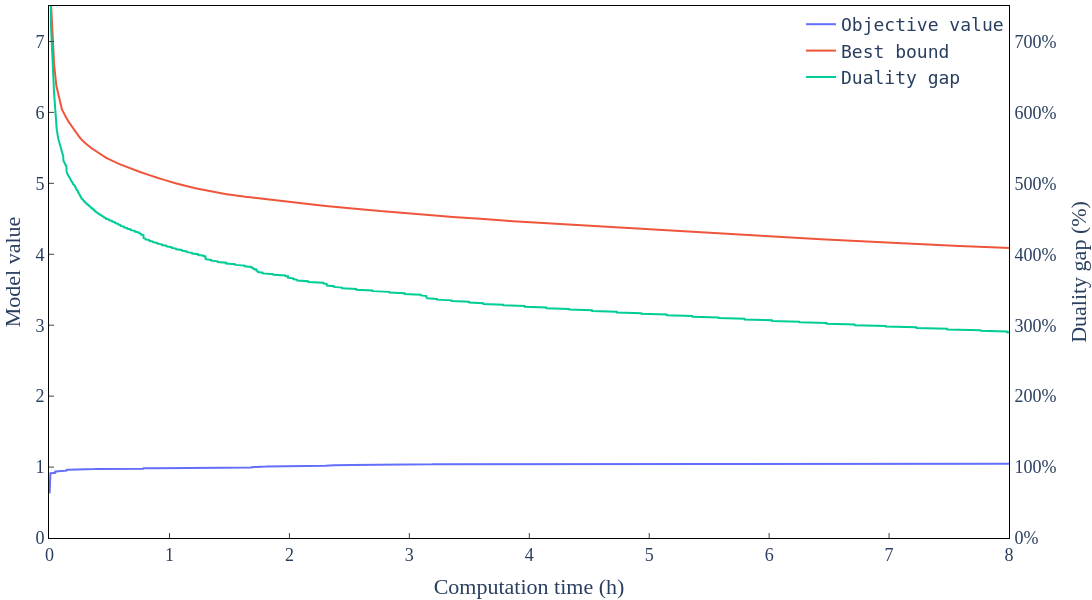

This figure's notebook cell:
### Code cell
import plotly.graph_objects as go

red = '#f8766d'
blue = '#619cff'

style_dict = {
    'layout.plot_bgcolor': 'rgba(0, 0, 0, 0)',
    'layout.font.family': 'Times New Roman',
    'layout.font.size': 18,
    'layout.xaxis.linecolor': 'black',
    'layout.xaxis.ticks': 'inside',
    'layout.xaxis.mirror': True,
    'layout.xaxis.showline': True,
    'layout.yaxis.linecolor': 'black',
    'layout.yaxis.ticks': 'inside',
    'layout.yaxis.mirror': True,
    'layout.yaxis.showline': True,
    'layout.autosize': False,
    'layout.legend.bgcolor': 'rgba(0, 0, 0, 0)',
    'layout.legend.xanchor': 'right',
    'layout.legend.x': 1,
    'layout.legend.font.family': 'monospace',
}

fig = go.Figure()

fig.update(**style_dict)

fig.update_layout(margin=dict(r=5, l=5, t=5, b=5), 
                  yaxis=dict(range=(0, 7.5), title="Model value"),
                  yaxis2=dict(range=(0, 7.5), title="Duality gap (%)", side='right', tickprefix=" ", tickformat="1%", overlaying='y'),
                  xaxis=dict(range=(-.005, 8), title="Computation time (h)"),
                  width=1600, height=600)

fig.update_xaxes(showgrid=False)
fig.update_yaxes(showgrid=False)

fig.add_trace(go.Scatter(x = x/3600, y = primal, name="Objective value", mode='lines'))
fig.add_trace(go.Scatter(x = x/3600, y = duality, name="Best bound", mode='lines'))
fig.add_trace(go.Scatter(x = x/3600, y = np.array(gap)/100, name="Duality gap", mode='lines', yaxis="y2"))
#fig.add_trace(go.Scatter(x = init_df.index, y = init_df.SPY, name="Benchmark", mode='lines'))

fig.write_image(f"graphs/{name}_xl.png", scale=4, width=1600, height=600)
#init_df.to_csv(f"results/{a}_{mode}_20260506192031.csv")
fig.show()

### Figure 1 — Plotly figure (JSON) as saved in the notebook; plotly's stock layout.template omitted (floating-point values rounded to 4 significant figures; data arrays with more than 128 entries replaced by an {"elided": "..."} marker saying what was removed)
{"data": [{"mode": "lines", "name": "Objective value", "type": "scatter", "x": {"elided": "6548 float values"}, "y": {"elided": "6548 float values"}}, {"mode": "lines", "name": "Best bound", "type": "scatter", "x": {"elided": "6548 float values"}, "y": {"elided": "6548 float values"}}, {"mode": "lines", "name": "Duality gap", "type": "scatter", "x": {"elided": "6548 float values"}, "y": {"elided": "6548 float values"}, "yaxis": "y2"}], "layout": {"autosize": false, "font": {"family": "Times New Roman", "size": 18}, "height": 600, "legend": {"bgcolor": "rgba(0, 0, 0, 0)", "font": {"family": "monospace"}, "x": 1, "xanchor": "right"}, "margin": {"b": 5, "l": 5, "r": 5, "t": 5}, "plot_bgcolor": "rgba(0, 0, 0, 0)", "width": 1600, "xaxis": {"linecolor": "black", "mirror": true, "range": [-0.005, 8], "showgrid": false, "showline": true, "ticks": "inside", "title": {"text": "Computation time (h)"}}, "yaxis": {"linecolor": "black", "mirror": true, "range": [0, 7.5], "showgrid": false, "showline": true, "ticks": "inside", "title": {"text": "Model value"}}, "yaxis2": {"overlaying": "y", "range": [0, 7.5], "showgrid": false, "side": "right", "tickformat": "1%", "tickprefix": " ", "title": {"text": "Duality gap (%)"}}}}
